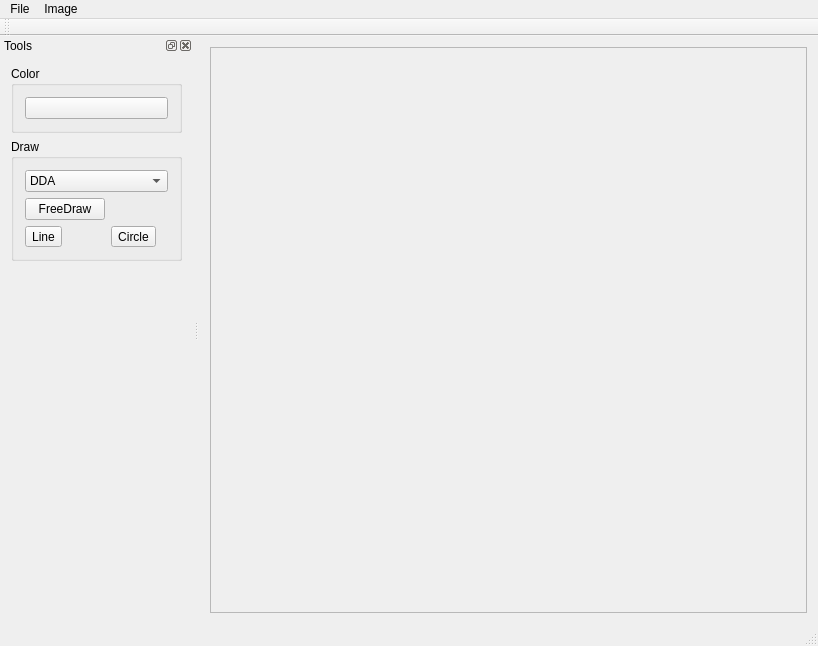
<?xml version="1.0" encoding="UTF-8"?>
<ui version="4.0">
 <class>ImageViewerClass</class>
 <widget class="QMainWindow" name="ImageViewerClass">
  <property name="geometry">
   <rect>
    <x>0</x>
    <y>0</y>
    <width>818</width>
    <height>646</height>
   </rect>
  </property>
  <property name="windowTitle">
   <string>ImageViewer</string>
  </property>
  <widget class="QWidget" name="centralWidget">
   <layout class="QHBoxLayout" name="horizontalLayout">
    <item>
     <widget class="QScrollArea" name="scrollArea">
      <property name="widgetResizable">
       <bool>true</bool>
      </property>
      <widget class="QWidget" name="scrollAreaWidgetContents">
       <property name="geometry">
        <rect>
         <x>0</x>
         <y>0</y>
         <width>608</width>
         <height>566</height>
        </rect>
       </property>
      </widget>
     </widget>
    </item>
   </layout>
  </widget>
  <widget class="QMenuBar" name="menuBar">
   <property name="geometry">
    <rect>
     <x>0</x>
     <y>0</y>
     <width>818</width>
     <height>21</height>
    </rect>
   </property>
   <widget class="QMenu" name="menuFile">
    <property name="title">
     <string>File</string>
    </property>
    <addaction name="actionOpen"/>
    <addaction name="actionSave_as"/>
    <addaction name="separator"/>
    <addaction name="actionExit"/>
   </widget>
   <widget class="QMenu" name="menuImage">
    <property name="title">
     <string>Image</string>
    </property>
    <addaction name="actionClear"/>
   </widget>
   <addaction name="menuFile"/>
   <addaction name="menuImage"/>
  </widget>
  <widget class="QToolBar" name="mainToolBar">
   <attribute name="toolBarArea">
    <enum>TopToolBarArea</enum>
   </attribute>
   <attribute name="toolBarBreak">
    <bool>false</bool>
   </attribute>
  </widget>
  <widget class="QStatusBar" name="statusBar"/>
  <widget class="QDockWidget" name="dockWidget">
   <property name="windowTitle">
    <string>Tools</string>
   </property>
   <attribute name="dockWidgetArea">
    <number>1</number>
   </attribute>
   <widget class="QWidget" name="dockWidgetContents">
    <layout class="QVBoxLayout" name="verticalLayout">
     <item>
      <widget class="QGroupBox" name="groupBox">
       <property name="title">
        <string>Color</string>
       </property>
       <layout class="QVBoxLayout" name="verticalLayout_2">
        <item>
         <widget class="QPushButton" name="pushButtonSetColor">
          <property name="text">
           <string/>
          </property>
         </widget>
        </item>
       </layout>
      </widget>
     </item>
     <item>
      <widget class="QGroupBox" name="groupBox_2">
       <property name="title">
        <string>Draw</string>
       </property>
       <layout class="QGridLayout" name="gridLayout">
        <item row="0" column="0" colspan="4">
         <widget class="QComboBox" name="comboBoxLineAlg">
          <item>
           <property name="text">
            <string>DDA</string>
           </property>
          </item>
          <item>
           <property name="text">
            <string>Bresenham</string>
           </property>
          </item>
         </widget>
        </item>
        <item row="1" column="0">
         <widget class="QPushButton" name="pushButton">
          <property name="text">
           <string>FreeDraw</string>
          </property>
         </widget>
        </item>
        <item row="2" column="1">
         <widget class="QToolButton" name="toolButtonDrawCircle">
          <property name="text">
           <string>Circle</string>
          </property>
          <property name="checkable">
           <bool>true</bool>
          </property>
          <attribute name="buttonGroup">
           <string notr="true">buttonGroup</string>
          </attribute>
         </widget>
        </item>
        <item row="2" column="0">
         <widget class="QToolButton" name="toolButtonDrawLine">
          <property name="text">
           <string>Line</string>
          </property>
          <property name="checkable">
           <bool>true</bool>
          </property>
          <attribute name="buttonGroup">
           <string notr="true">buttonGroup</string>
          </attribute>
         </widget>
        </item>
       </layout>
      </widget>
     </item>
     <item>
      <spacer name="verticalSpacer">
       <property name="orientation">
        <enum>Qt::Orientation::Vertical</enum>
       </property>
       <property name="sizeHint" stdset="0">
        <size>
         <width>20</width>
         <height>40</height>
        </size>
       </property>
      </spacer>
     </item>
    </layout>
   </widget>
  </widget>
  <action name="actionOpen">
   <property name="text">
    <string>Open</string>
   </property>
   <property name="shortcut">
    <string>Ctrl+O</string>
   </property>
  </action>
  <action name="actionSave_as">
   <property name="text">
    <string>Save as</string>
   </property>
   <property name="shortcut">
    <string>Ctrl+S</string>
   </property>
  </action>
  <action name="actionClear">
   <property name="text">
    <string>Clear</string>
   </property>
  </action>
  <action name="actionExit">
   <property name="text">
    <string>Exit</string>
   </property>
   <property name="shortcut">
    <string>Alt+F4</string>
   </property>
  </action>
  <action name="actionResize">
   <property name="text">
    <string>Resize</string>
   </property>
  </action>
 </widget>
 <layoutdefault spacing="6" margin="11"/>
 <resources>
  <include location="ImageViewer.qrc"/>
 </resources>
 <connections/>
 <buttongroups>
  <buttongroup name="buttonGroup"/>
 </buttongroups>
</ui>
